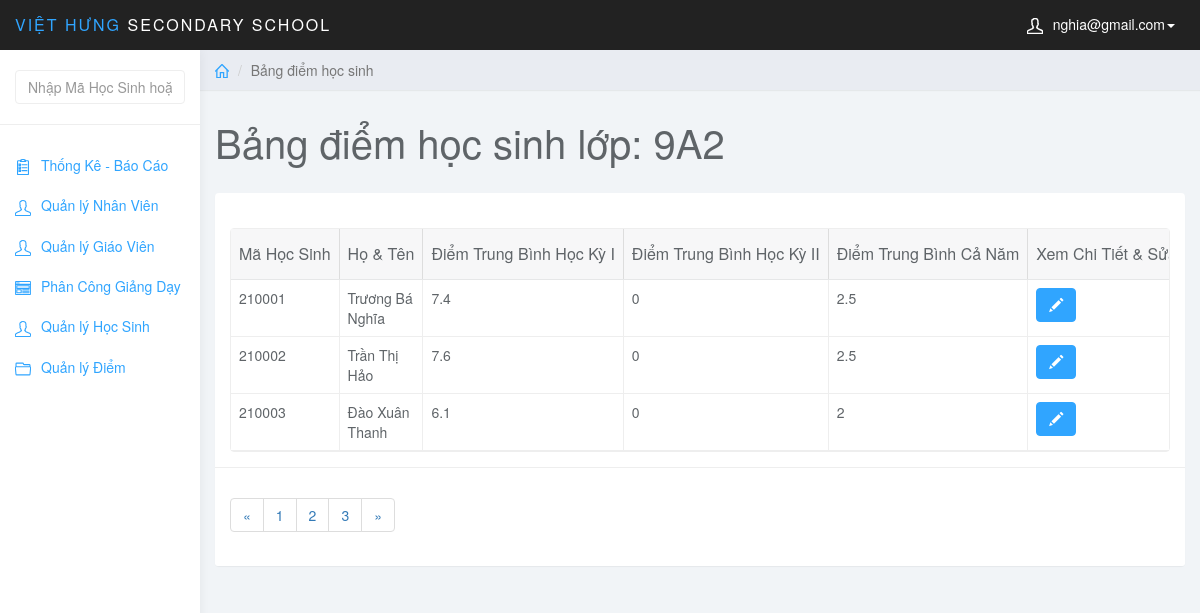
The page /admin/index.php?page=list_diem&id_class=1 (signed in) on the database its author committed.
### tables this page shows
CREATE TABLE `lophoc` (
  `MaLopHoc` varchar(10) NOT NULL,
  `Tenlophoc` varchar(20) NOT NULL,
  `KhoiHoc` varchar(10) NOT NULL,
  PRIMARY KEY (`MaLopHoc`)
);

CREATE TABLE `hocsinh` (
  `MaHS` int(6) NOT NULL,
  `MaLopHoc` varchar(10) NOT NULL,
  `TenHS` varchar(50) NOT NULL,
  `GioiTinh` varchar(5) NOT NULL,
  `NgaySinh` date NOT NULL,
  `NoiSinh` varchar(50) NOT NULL,
  `DanToc` varchar(10) NOT NULL,
  `HoTenCha` varchar(50) NOT NULL,
  `HoTenMe` varchar(50) NOT NULL,
  PRIMARY KEY (`MaHS`),
  KEY `fk_hs_lh` (`MaLopHoc`),
  CONSTRAINT `fk_hs_lh` FOREIGN KEY (`MaLopHoc`) REFERENCES `lophoc` (`MaLopHoc`)
);

### admin/list_diem.php (the view, shortened to what this page needs)
<?php
    $class_id = $_GET['id_class'];
    $sql_view = "SELECT * FROM lophoc WHERE MaLopHoc = '$class_id'";
    $query_view = mysqli_query($conn,$sql_view);
    $row_view = mysqli_fetch_assoc($query_view);
?>
<div class="col-sm-9 col-sm-offset-3 col-lg-10 col-lg-offset-2 main">
		<div class="row">
			<ol class="breadcrumb">
				<li><a href="index.php"><svg class="glyph stroked home"><use xlink:href="#stroked-home"></use></svg></a></li>
				<li class="active">Bảng điểm học sinh</li>
			</ol>
		</div>
		<div class="row">
			<div class="col-lg-12">
				<h1 class="page-header">Bảng điểm học sinh lớp: <?php echo $row_view['Tenlophoc']; ?></h1>
			</div>
		</div>
		<div class="row">
			<div class="col-lg-12">
				<div class="panel panel-default">
					<div class="panel-body">
                        <table
                            data-toolbar="#toolbar"
                            data-toggle="table">
						    <thead>
						    <tr>
						        <th data-field="id" data-sortable="true">Mã Học Sinh</th>
                                <th data-field="name"  data-sortable="true">Họ & Tên</th>
                                <th data-sortable="true">Điểm Trung Bình Học Kỳ I</th>
                                <th data-sortable="true">Điểm Trung Bình Học Kỳ II</th>
                                <th data-sortable="true">Điểm Trung Bình Cả Năm</th>
                                <th>Xem Chi Tiết & Sửa</th>
						    </tr>
                            </thead>
                            <tbody>
                                <?php
                                    $sql = "SELECT * FROM hocsinh WHERE MaLopHoc = '$class_id'";
                                    $query = mysqli_query($conn,$sql);
                                    while ($row = mysqli_fetch_assoc($query)) {
                                        $sql_diem = "SELECT * FROM hocsinh JOIN diem ON hocsinh.MaHS = diem.MaHS JOIN monhoc ON diem.MaMonHoc = monhoc.MaMonHoc JOIN lophoc ON hocsinh.MaLopHoc = lophoc.MaLopHoc JOIN hocky ON diem.MaHocKy = hocky.MaHocKy WHERE hocsinh.MaHS = '{$row['MaHS']}'";
                                        $query_diem = mysqli_query($conn,$sql_diem);
                                        $tb_hk = 0;
                                        $tb_hk2 = 0;
                                        $i=0;
                                        $j=0;
                                        while($row_diem = mysqli_fetch_assoc($query_diem)){
                                            if ($row_diem['MaHocKy']=='20191') {
                                                $tb_hk += $row_diem['DiemTB'];
                                                $i++;
                                            }elseif($row_diem['MaHocKy']=='20192') {
                                                $tb_hk2 += $row_diem['DiemTB'];
                                                $j++;
                                            }
                                        }
                                ?>
                                <tr>
                                    <td><?php echo $row['MaHS'];?></td>
                                    <td><?php echo $row['TenHS']; ?></td>
                                    <td><?php if(isset($tb_hk)){echo $a = round($tb_hk/$i,1);}else{echo '---';}?></td>
                                    <td><?php if(isset($tb_hk2)){echo $b = round($tb_hk2/$j,1);}else{echo '---';} ?></td>
                                    <td><?php echo $tb_nam = round($dtb_nam = ($a+$b*2)/3,1) ?></td>
                                    <td class="form-group">
                                        <a href="index.php?page=edit_diem&id_hs=<?php echo $row['MaHS']; ?>" class="btn btn-primary"><i class="glyphicon glyphicon-pencil"></i></a>
                                    </td>
                                </tr>
                                    <?php } ?>
                            </tbody>
						</table>
                    </div>
                    <div class="panel-footer">
                        <nav aria-label="Page navigation example">
                            <ul class="pagination">
                                <li class="page-item"><a class="page-link" href="#">&laquo;</a></li>
                                <li class="page-item"><a class="page-link" href="#">1</a></li>
                                <li class="page-item"><a class="page-link" href="#">2</a></li>
                                <li class="page-item"><a class="page-link" href="#">3</a></li>
                                <li class="page-item"><a class="page-link" href="#">&raquo;</a></li>
                            </ul>
                        </nav>
                    </div>
				</div>
			</div>
		</div>
	</div>

### admin/css/styles.css (style rules this page uses)
body { background: #f1f4f7; padding-top: 50px; color: #5f6468; }
a, a:hover, a:focus { color: #30a5ff; }
h1, h2, h3, h4, h5, h6 { color: #5f6468; }
h1 { font-weight: 300; font-size: 40px; }
.btn-primary, .btn-primary:hover, .btn-primary:focus, .btn-primary:active, .btn-primary.active, .open > .dropdown-toggle.btn-primary, .btn-primary.disabled, .btn-primary[disabled], fieldset[disabled] .btn-primary, .btn-primary.disabled:hover, .btn-primary[disabled]:hover, fieldset[disabled] .btn-primary:hover, .btn-primary.disabled:focus, .btn-primary[disabled]:focus, fieldset[disabled] .btn-primary:focus, .btn-primary.disabled:active, .btn-primary[disabled]:active, fieldset[disabled] .btn-primary:active, .btn-primary.disabled.active, .btn-primary[disabled].active, fieldset[disabled] .btn-primary.active { background-color: #30a5ff; border-color: #30a5ff; }
.panel { border: 0; }
.panel-footer { background: #fff; border-top: 1px solid #eee; }
.breadcrumb { border-radius: 0; padding: 10px 15px; background: #e9ecf2; box-shadow: 0 1px 1px rgba(0, 0, 0, .05); margin: 0 ; }
h1.page-header { margin-top: 30px; border-bottom: 0; }
.table { background: #fff; }
.breadcrumb .glyph { height: 14px; width: 14px; margin: -2px 0 0 0; stroke-width: 4px; }

### rows shown on the page
lophoc: Tenlophoc "9A2"
hocsinh: MaHS "210001", TenHS "Trương Bá Nghĩa", i "7.4", j "0", b "2.5"
hocsinh: MaHS "210002", TenHS "Trần Thị Hảo", i "7.6", j "0", b "2.5"
hocsinh: MaHS "210003", TenHS "Đào Xuân Thanh", i "6.1", j "0", b "2"

### other values the page prints
$_SESSION['mail_user'] "nghia@gmail.com"
